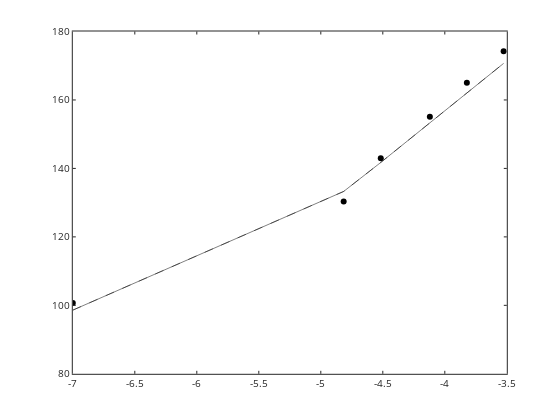

The code cell stored with this chart in its notebook:
### Code cell
% fit using Nikolskii-Eisenman equation
%E=E0+Slog(Cu +kH); parameters E0, S, k

NEeqn=@(p,x1,x2) (p(1)+p(2).*log10(x1+p(3).*x2));
errfunction=@(p,x1,x2,Emeas) (log10(sum((Emeas-NEeqn(p,x1,x2)).^2)));


H=10.^-pHcalib; ptst=[275 59.2/2 0.0001];
model=NEeqn(ptst,CuTplus',H);
err=errfunction(ptst,CuTplus',H,Emeas')

plot(log10(CuTplus), Emeas,'ko')
hold on; plot(log10(CuTplus),model,'k-')


% now best fit
pbestNE=fminsearch(@(p) errfunction(p,CuTplus',H,Emeas'),ptst,options)
NEmodel=NEeqn(pbestNE,CuTplus',H);
plot(log10(CuTplus),model,'k--')

### Figure 1 — Plotly figure (JSON) as saved in the notebook; plotly's stock layout.template omitted (floating-point values rounded to 4 significant figures)
{"data": [{"line": {"color": "rgb(0, 0, 0)", "width": 0.5}, "marker": {"color": "rgb(0, 0, 0)", "line": {"color": "rgb(0, 0, 0)"}, "size": 6, "symbol": "circle"}, "mode": "markers", "name": "", "showlegend": false, "type": "scatter", "visibility": true, "x": [-7, -4.816, -4.516, -4.121, -3.822, -3.525], "xaxis": "x", "y": [100.7, 130.3, 143, 155.1, 165, 174.2], "yaxis": "y"}, {"line": {"color": "rgb(0, 0, 0)", "dash": "solid", "width": 0.5}, "marker": {"color": "rgb(0, 0, 0)", "line": {"color": "rgb(0, 0, 0)"}, "size": 6, "symbol": "none"}, "mode": "lines", "name": "", "showlegend": false, "type": "scatter", "visibility": true, "x": [-7, -4.816, -4.516, -4.121, -3.822, -3.525], "xaxis": "x", "y": [98.6, 133.3, 141.7, 153.2, 162.0, 170.7], "yaxis": "y"}, {"line": {"color": "rgb(0, 0, 0)", "dash": "dash", "width": 0.5}, "marker": {"color": "rgb(0, 0, 0)", "line": {"color": "rgb(0, 0, 0)"}, "size": 6, "symbol": "none"}, "mode": "lines", "name": "", "showlegend": false, "type": "scatter", "visibility": true, "x": [-7, -4.816, -4.516, -4.121, -3.822, -3.525], "xaxis": "x", "y": [98.6, 133.3, 141.7, 153.2, 162.0, 170.7], "yaxis": "y"}], "layout": {"height": 420, "hovermode": "closest", "margin": {"b": 0, "l": 0, "r": 0, "t": 0}, "plot_bgcolor": "rgba(0, 0, 0, 0)", "showlegend": false, "width": 560, "xaxis": {"anchor": "y", "autorange": false, "domain": [0.13, 0.905], "exponentformat": "none", "gridcolor": "rgba(38,38,38,0.15)", "gridwidth": 1, "linecolor": "rgb(38,38,38)", "linewidth": 1, "mirror": "ticks", "range": [-7, -3.5], "showgrid": false, "showline": true, "side": "bottom", "spikedash": "solid", "spikemode": "across", "spikesides": false, "spikethickness": 1, "tickangle": 0, "tickcolor": "rgb(38,38,38)", "tickfont": {"color": "rgb(38,38,38)", "size": 10}, "ticklen": 3, "ticks": "inside", "ticktext": ["-7", "-6.5", "-6", "-5.5", "-5", "-4.5", "-4", "-3.5"], "tickvals": [-7, -6.5, -6, -5.5, -5, -4.5, -4, -3.5], "title": {"font": {"color": "rgb(0, 0, 0)", "size": 11}, "text": ""}, "type": "linear", "visible": true, "zeroline": false}, "yaxis": {"anchor": "x", "autorange": false, "domain": [0.11, 0.925], "exponentformat": "none", "gridcolor": "rgba(38,38,38,0.15)", "gridwidth": 1, "linecolor": "rgb(38,38,38)", "linewidth": 1, "mirror": "ticks", "range": [80, 180], "showgrid": false, "showline": true, "side": "left", "spikedash": "solid", "spikemode": "across", "spikesides": false, "spikethickness": 1, "tickangle": 0, "tickcolor": "rgb(38,38,38)", "tickfont": {"color": "rgb(38,38,38)", "size": 10}, "ticklen": 3, "ticks": "inside", "ticktext": ["80", "100", "120", "140", "160", "180"], "tickvals": [80, 100, 120, 140, 160, 180], "title": {"font": {"color": "rgb(0, 0, 0)", "size": 11}, "text": ""}, "type": "linear", "visible": true, "zeroline": false}}}
